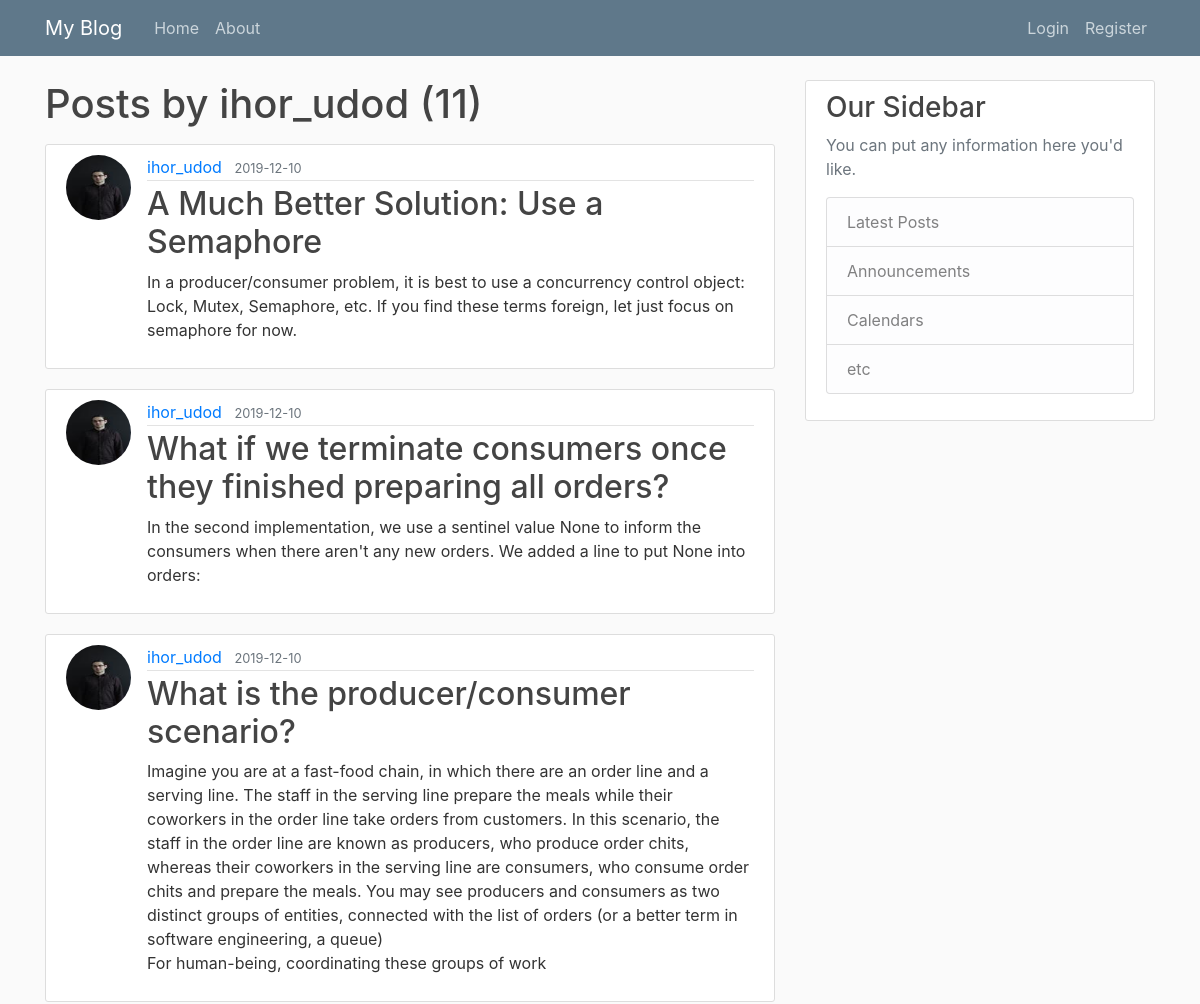
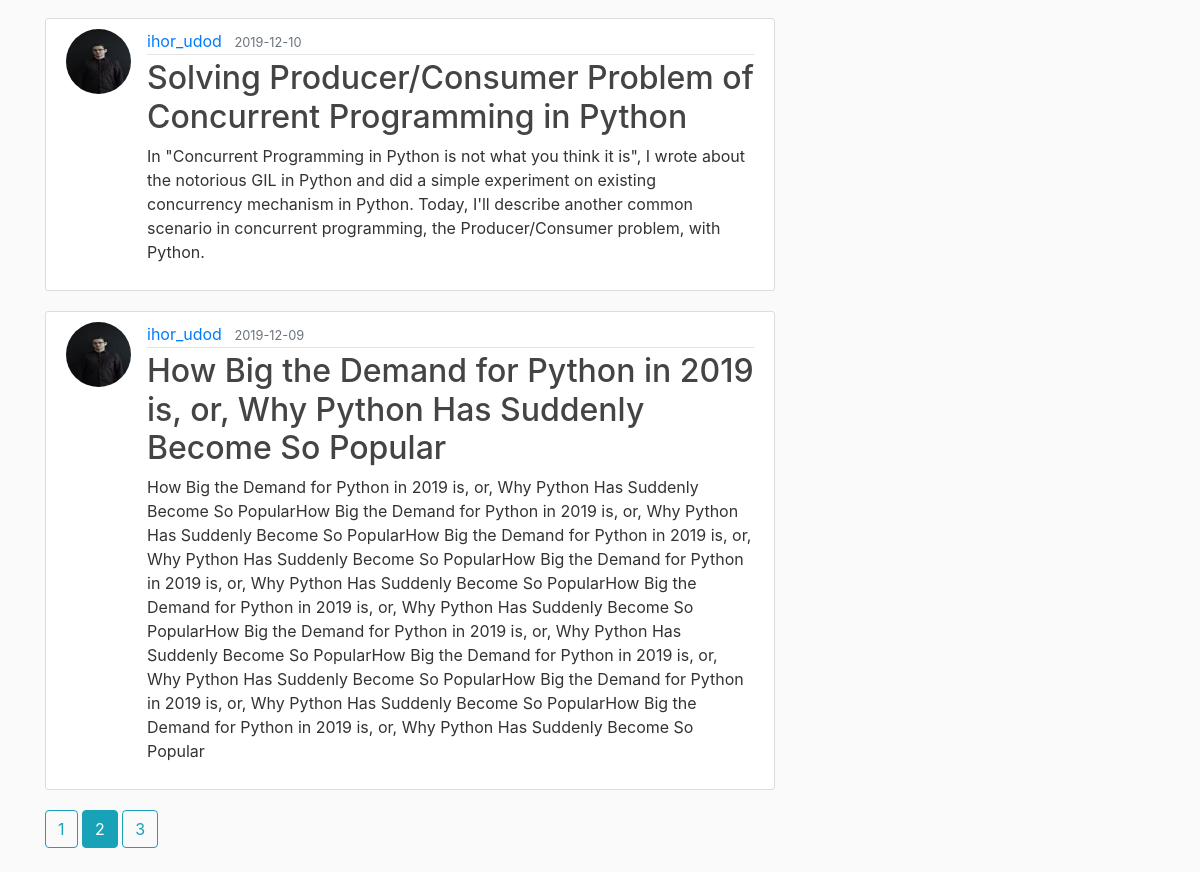
Page /user/ihor_udod?page=2 on the committed database (2 pictures, top to bottom).
### fl_blog/models.py (models this page shows, shortened)
class User(db.Model, UserMixin):
    id = db.Column(db.Integer, primary_key=True)
    username = db.Column(db.String(20), unique=True, nullable=False)
    email = db.Column(db.String(120), unique=True, nullable=False)
    image_file = db.Column(db.String(20), nullable=False, default='default.jpg')
    password = db.Column(db.String(60), nullable=False)
    posts = db.relationship('Post', backref='author', lazy=True)

class Post(db.Model):
    id = db.Column(db.Integer, primary_key=True)
    title = db.Column(db.String(120), nullable=False)
    date_posted = db.Column(db.DateTime, nullable=False, default=datetime.utcnow)
    content = db.Column(db.Text, nullable=False)
    user_id = db.Column(db.Integer, db.ForeignKey('user.id'), nullable=False)

### fl_blog/routes.py (the view)
@app.route('/user/<string:username>')
def user_posts(username):
    page = request.args.get('page', 1, type=int)
    user = User.query.filter_by(username=username).first_or_404()
    posts = Post.query.filter_by(author=user)\
        .order_by(Post.date_posted.desc())\
        .paginate(page=page, per_page=5)
    return render_template('user_posts.html', posts=posts, user=user)

### fl_blog/templates/user_posts.html
{% extends "layout.html" %}
{% block content %}
    <h1 class="mb-3">Posts by {{ user.username }} ({{ posts.total }})</h1>
    {% for post in posts.items %}
        <article class="media content-section">
          <img class="rounded-circle article-img" src="{{ url_for('static', filename='profile_pics/' + post.author.image_file) }}">
          <div class="media-body">
            <div class="article-metadata">
              <a class="mr-2" href="{{ url_for('user_posts', username=post.author.username) }}">{{ post.author.username }}</a>
              <small class="text-muted">{{ post.date_posted.strftime('%Y-%m-%d') }}</small>
            </div>
            <h2><a class="article-title" href="{{ url_for('post', post_id=post.id) }}">{{ post.title }}</a></h2>
            <p class="article-content">{{ post.content }}</p>
          </div>
        </article>
    {% endfor %}
    {% for page_num in posts.iter_pages(left_edge=1, right_edge=1, left_current=1, right_current=2) %}
      {% if page_num %}
        {% if posts.page == page_num %}
          <a class="btn btn-info mb-4" href="{{ url_for('user_posts', username=user.username, page=page_num) }}">{{ page_num }}</a>
        {% else %}
          <a class="btn btn-outline-info mb-4" href="{{ url_for('user_posts', username=user.username, page=page_num) }}">{{ page_num }}</a>
        {% endif %}
      {% else %}
        ...
      {% endif %}
    {% endfor %}
{% endblock content %}

### fl_blog/static/main.css (style rules this page uses)
body { background: #fafafa; color: #333333; margin-top: 5rem; }
h1, h2, h3, h4, h5, h6 { color: #444444; }
.content-section { background: #ffffff; padding: 10px 20px; border: 1px solid #dddddd; border-radius: 3px; margin-bottom: 20px; }
.article-title { color: #444444; }
.article-content { white-space: pre-line; }
.article-img { height: 65px; width: 65px; margin-right: 16px; }
.article-metadata { padding-bottom: 1px; margin-bottom: 4px; border-bottom: 1px solid #e3e3e3 }

### rows in the picture
User: username "ihor_udod"
Post: image_file (picture), author.username "ihor_udod", date_posted "2019-12-10", title "A Much Better Solution: Use a Semaphore", content "In a producer/consumer problem, it is best to use a concurrency control object: Lock, Mutex, Semaphore, etc. If you find these terms foreign, let just focus on semaphore for now."
Post: image_file (picture), author.username "ihor_udod", date_posted "2019-12-10", title "What if we terminate consumers once they finished preparing all orders?", content "In the second implementation, we use a sentinel value None to inform the consumers when there aren't any new orders. We added a line to put None into orders:"
Post: image_file (picture), author.username "ihor_udod", date_posted "2019-12-10", title "What is the producer/consumer scenario?", content "Imagine you are at a fast-food chain, in which there are an order line and a serving line. The staff in the serving line prepare the meals while their coworkers in the order line take orders from customers. In this scenario, the staff in the order line are known as producers, who produce order chits, whereas their coworkers in the serving line are consumers, who consume order chits and prepare the meals. You may see producers and consumers as two distinct groups of entities, connected with the list of orders (or a better term in software engineering, a queue) For human-being, coordinating these groups of work"
Post: image_file (picture), author.username "ihor_udod", date_posted "2019-12-10", title "Solving Producer/Consumer Problem of Concurrent Programming in Python", content "In \"Concurrent Programming in Python is not what you think it is\", I wrote about the notorious GIL in Python and did a simple experiment on existing concurrency mechanism in Python. Today, I'll describe another common scenario in concurrent programming, the Producer/Consumer problem, with Python."
Post: image_file (picture), author.username "ihor_udod", date_posted "2019-12-09", title "How Big the Demand for Python in 2019 is, or, Why Python Has Suddenly Become So Popular", content "How Big the Demand for Python in 2019 is, or, Why Python Has Suddenly Become So PopularHow Big the Demand for Python in 2019 is, or, Why Python Has Suddenly Become So PopularHow Big the Demand for Python in 2019 is, or, Why Python Has Suddenly Become So PopularHow Big the Demand for Python in 2019 is, or, Why Python Has Suddenly Become So PopularHow Big the Demand for Python in 2019 is, or, Why Python Has Suddenly Become So PopularHow Big the Demand for Python in 2019 is, or, Why Python Has Suddenly Become So PopularHow Big the Demand for Python in 2019 is, or, Why Python Has Suddenly Become So PopularHow Big the Demand for Python in 2019 is, or, Why Python Has Suddenly Become So PopularHow…"

### other values in the picture
{{ posts.total }} "11"
{{ page_num }} "1" "3"
{{ page_num }} "2"
